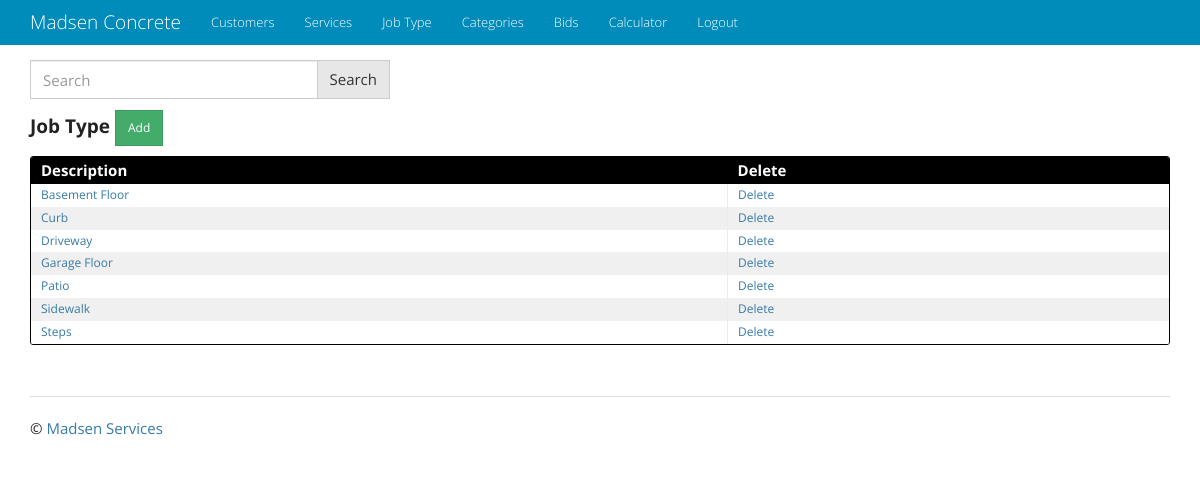
/job_type/, run on an earlier commit of the app's database.
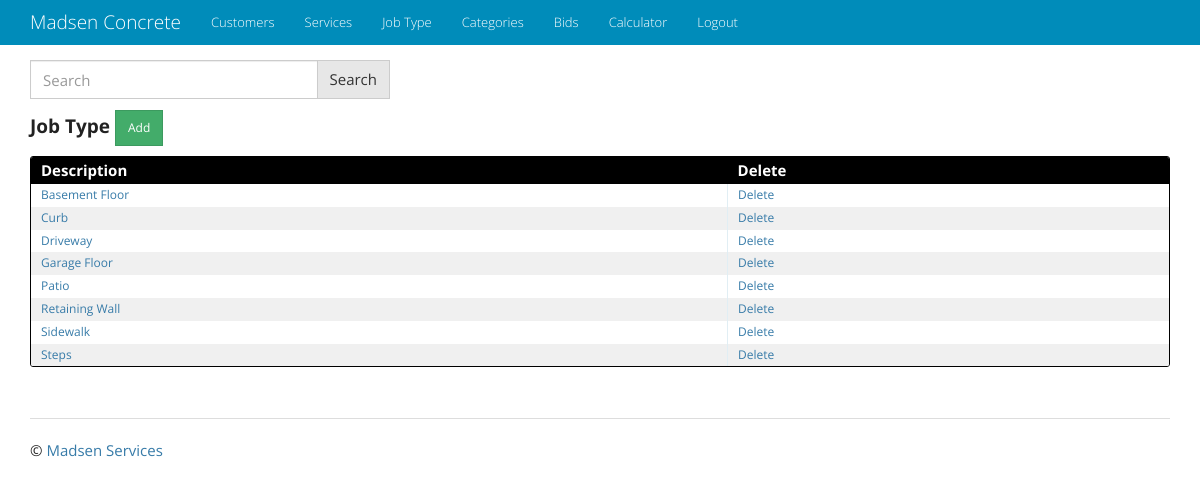
And on a later commit of the database.
### job_type/models.py (models this page shows, shortened)
class JobType(models.Model):
    description = models.CharField(max_length=50, unique=True)

### job_type/views.py (the view)
class JobTypeList(ListView):
    model = JobType
    def get_queryset(self):
        queryset_list = JobType.objects.order_by('description')
        query = self.request.GET.get('q')
        if query:
            queryset_list = queryset_list.filter(
                Q(description__icontains=query)
               ).distinct()
        return queryset_list

### templates/job_type/jobtype_list.html
{% extends "base.html" %}
{% block content %}
{% include 'q_search_form.html' %}
<h4 class="entries">
  <h4><strong>Job Type </strong><a href="{% url 'job_type_app:job_type_create' %}" class="btn btn-sm btn-success" role="button">Add</a></h4>
  <div class="datagrid">
    <table>
      <thead>
        <tr>
          <th><strong>Description</strong></th>
          <th><strong>Delete</strong></th>
        </tr>
      </thead>
      {% for job_type in object_list %}
          <tr style="{% cycle 'background: white' 'background: #F0F0F0' %}">
              <td><a href="{% url 'job_type_app:job_type_update' pk=job_type.pk %}">{{ job_type.description }}</a></td>
              <td><a href="{% url 'job_type_app:job_type_delete' pk=job_type.pk %}">Delete</a></td>
          </tr>
      {% endfor %}
    </table>
</div>
{% endblock %}

What changed in the data, as far as the page shows it:
added JobType: description "Retaining Wall"
